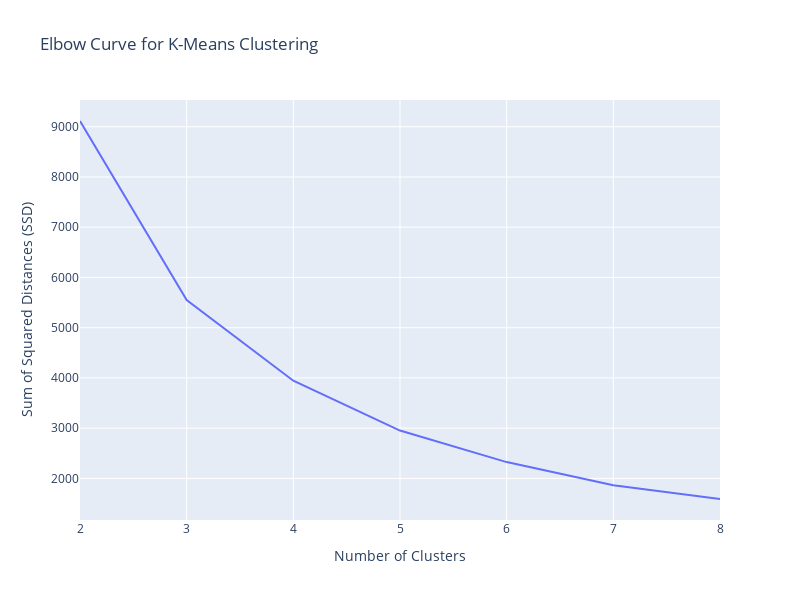

Write notebook code for a chart like this one.
### Markdown cell above
### K-means Clustering

### Code cell
ssd = []
range_n_clusters = [2, 3, 4, 5, 6, 7, 8]

for num_clusters in range_n_clusters:
    kmeans = KMeans(n_clusters=num_clusters, max_iter=50,n_init=10)
    print(kmeans)
    kmeans.fit(norm_df)
    
    ssd.append(kmeans.inertia_)
    print("For n_clusters={0}, the Elbow score is {1}".format(num_clusters, kmeans.inertia_))

fig = px.line(x=range_n_clusters, y=ssd, 
              title="Elbow Curve for K-Means Clustering",
              labels={'x': 'Number of Clusters', 'y': 'Sum of Squared Distances (SSD)'})

fig.update_layout(
    xaxis=dict(title_font=dict(size=14)),
    yaxis=dict(title_font=dict(size=14)),
    showlegend=False,
    width=800,
    height=600
)

fig.show()

### Figure 1 — Plotly figure (JSON) as saved in the notebook; plotly's stock layout.template omitted (floating-point values rounded to 4 significant figures)
{"data": [{"hovertemplate": "Number of Clusters=%{x}<br>Sum of Squared Distances (SSD)=%{y}<extra></extra>", "legendgroup": "", "line": {"color": "#636efa", "dash": "solid"}, "marker": {"symbol": "circle"}, "mode": "lines", "name": "", "orientation": "v", "showlegend": false, "type": "scatter", "x": [2, 3, 4, 5, 6, 7, 8], "xaxis": "x", "y": [9114.0, 5552.0, 3945.0, 2953.0, 2325.0, 1864.0, 1590.0], "yaxis": "y"}], "layout": {"height": 600, "legend": {"tracegroupgap": 0}, "showlegend": false, "title": {"text": "Elbow Curve for K-Means Clustering"}, "width": 800, "xaxis": {"anchor": "y", "autorange": true, "domain": [0, 1], "range": [2, 8], "title": {"font": {"size": 14}, "text": "Number of Clusters"}, "type": "linear"}, "yaxis": {"anchor": "x", "autorange": true, "domain": [0, 1], "range": [1172.0, 9532.0], "title": {"font": {"size": 14}, "text": "Sum of Squared Distances (SSD)"}, "type": "linear"}}}
